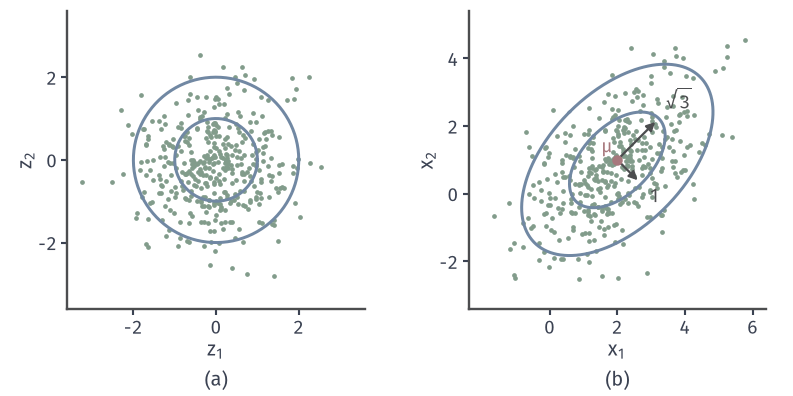

Python code for this plot:
"""Affine construction of N(mu,Sigma), mu=(2,1), Sigma=[[2,1],[1,2]].
(a) 400 standard Gaussian points Z (seed 7) with circles |z|=1,2;
(b) the same points mapped by x = mu + Sigma^{1/2} z, ellipses Q(x)=1,4 and
principal axes along (1,1)/sqrt2 (half-length sqrt3) and (1,-1)/sqrt2 (half-length 1)."""
from pathlib import Path
import sys
sys.path.insert(0, str(Path(__file__).resolve().parents[1]/'mvd-common'))
from mvd_fig import *

rng = np.random.default_rng(7)
Z = rng.standard_normal((400, 2))
mu = np.array([2., 1.]); S = np.array([[2., 1.], [1., 2.]])
w, V = np.linalg.eigh(S); R = V @ np.diag(np.sqrt(w)) @ V.T
X = mu + Z @ R.T
fig, axes = figure(width_mm=112, height_mm=56, ncols=2)
panel(fig, left=.07, right=.98, top=.97, bottom=.22, wspace=.25)
ax = axes[0]; style(ax)
ax.plot(Z[:, 0], Z[:, 1], '.', ms=1.8, color=GREEN)
t = np.linspace(0, 2*pi, 300)
for c in (1, 2):
    ax.plot(c*np.cos(t), c*np.sin(t), color=BLUE, lw=1.2)
ax.set_xlim(-3.6, 3.6); ax.set_ylim(-3.6, 3.6); ax.set_aspect('equal')
ax.set_xticks([-2, 0, 2]); ax.set_yticks([-2, 0, 2]); axlab(ax, '$z_1$', '$z_2$')
ax = axes[1]; style(ax)
ax.plot(X[:, 0], X[:, 1], '.', ms=1.8, color=GREEN)
for c in (1, 2):
    ex, ey = ellipse(mu, S, c); ax.plot(ex, ey, color=BLUE, lw=1.2)
for lam, v in zip(w, V.T):
    v = v*np.sign(v[0]); e = mu+np.sqrt(lam)*v
    ax.annotate('', xy=e, xytext=mu, arrowprops=dict(arrowstyle='-|>', color=STROKE, lw=.9, mutation_scale=7))
dot(ax, *mu)
lab(ax, mu[0]-.15, mu[1]+.25, r'$\bm{\mu}$', RED, ha='right') if False else lab(ax, mu[0]-.12, mu[1]+.22, r'$\mu$', RED, ha='right')
lab(ax, 3.45, 2.5, r'$\sqrt{3}$', STROKE, ha='left')
lab(ax, 2.95, -.25, '$1$', STROKE, ha='left')
ax.set_xlim(-2.4, 6.4); ax.set_ylim(-3.4, 5.4); ax.set_aspect('equal')
ax.set_xticks([0, 2, 4, 6]); ax.set_yticks([-2, 0, 2, 4]); axlab(ax, '$x_1$', '$x_2$')
tags(fig, axes)
inside = [float(np.mean((Z**2).sum(1) <= c*c)) for c in (1, 2)]
save(fig, HERE(__file__), 'figure', {'seed': 7, 'n': 400, 'eig': w.tolist(), 'fraction_inside_c1_c2': inside})
